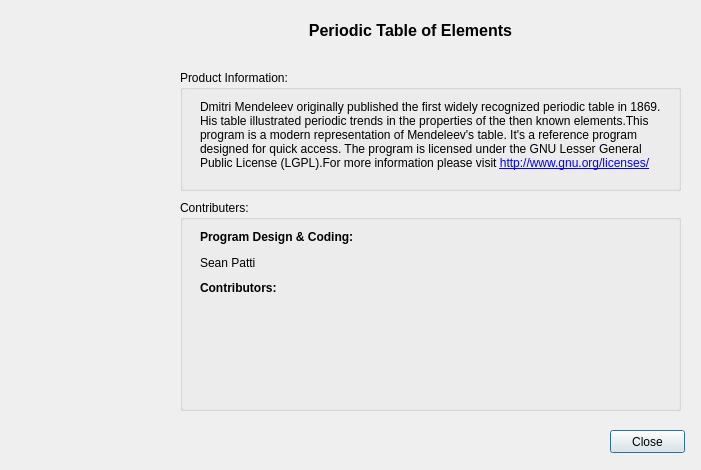
<?xml version="1.0" encoding="UTF-8"?>
<ui version="4.0">
 <class>aboutDialog</class>
 <widget class="QDialog" name="aboutDialog">
  <property name="geometry">
   <rect>
    <x>0</x>
    <y>0</y>
    <width>701</width>
    <height>470</height>
   </rect>
  </property>
  <widget class="QLabel" name="label">
   <property name="geometry">
    <rect>
     <x>40</x>
     <y>130</y>
     <width>101</width>
     <height>121</height>
    </rect>
   </property>
   <property name="text">
    <string/>
   </property>
   <property name="pixmap">
    <pixmap resource="pt_resources.qrc">:/images/Lab_Icon_clip_art_hight.png</pixmap>
   </property>
   <property name="scaledContents">
    <bool>true</bool>
   </property>
  </widget>
  <widget class="QLabel" name="label_2">
   <property name="geometry">
    <rect>
     <x>280</x>
     <y>10</y>
     <width>261</width>
     <height>41</height>
    </rect>
   </property>
   <property name="font">
    <font>
     <pointsize>12</pointsize>
     <weight>75</weight>
     <bold>true</bold>
    </font>
   </property>
   <property name="text">
    <string>&lt;html&gt;&lt;head/&gt;&lt;body&gt;&lt;p&gt;Periodic Table of  Elements&lt;/p&gt;&lt;/body&gt;&lt;/html&gt;</string>
   </property>
   <property name="alignment">
    <set>Qt::AlignCenter</set>
   </property>
  </widget>
  <widget class="QPushButton" name="close_Button">
   <property name="geometry">
    <rect>
     <x>610</x>
     <y>430</y>
     <width>75</width>
     <height>23</height>
    </rect>
   </property>
   <property name="text">
    <string>Close</string>
   </property>
  </widget>
  <widget class="QGroupBox" name="groupBox">
   <property name="geometry">
    <rect>
     <x>180</x>
     <y>70</y>
     <width>501</width>
     <height>121</height>
    </rect>
   </property>
   <property name="title">
    <string>Product Information:</string>
   </property>
   <widget class="QLabel" name="lbl_prodInfo">
    <property name="geometry">
     <rect>
      <x>20</x>
      <y>30</y>
      <width>471</width>
      <height>71</height>
     </rect>
    </property>
    <property name="text">
     <string>&lt;html&gt;&lt;head/&gt;&lt;body&gt;&lt;p&gt;Dmitri Mendeleev originally published the first widely recognized periodic table in 1869. His table illustrated periodic trends in the properties of the then known elements.This program is a modern representation of Mendeleev's table. It's a reference program designed for quick access. The program is licensed under the GNU Lesser General Public License (LGPL).For more information please visit &lt;a href=&quot;http://www.gnu.org/licenses/lgpl-3.0.en.html&quot;&gt;&lt;span style=&quot; text-decoration: underline; color:#0000ff;&quot;&gt;http://www.gnu.org/licenses/lgpl-3.0.en.html&lt;/span&gt;&lt;/a&gt;&lt;/p&gt;&lt;/body&gt;&lt;/html&gt;</string>
    </property>
    <property name="textFormat">
     <enum>Qt::AutoText</enum>
    </property>
    <property name="scaledContents">
     <bool>false</bool>
    </property>
    <property name="alignment">
     <set>Qt::AlignLeading|Qt::AlignLeft|Qt::AlignTop</set>
    </property>
    <property name="wordWrap">
     <bool>true</bool>
    </property>
    <property name="openExternalLinks">
     <bool>true</bool>
    </property>
   </widget>
  </widget>
  <widget class="QGroupBox" name="groupBox_2">
   <property name="geometry">
    <rect>
     <x>180</x>
     <y>200</y>
     <width>501</width>
     <height>211</height>
    </rect>
   </property>
   <property name="title">
    <string>Contributers:</string>
   </property>
   <widget class="QLabel" name="label_4">
    <property name="geometry">
     <rect>
      <x>20</x>
      <y>30</y>
      <width>281</width>
      <height>41</height>
     </rect>
    </property>
    <property name="text">
     <string>&lt;html&gt;&lt;head/&gt;&lt;body&gt;&lt;p&gt;&lt;span style=&quot; font-weight:600;&quot;&gt;Program Design &amp;amp; Coding:&lt;/span&gt;&lt;/p&gt;&lt;p&gt;Sean Patti&lt;/p&gt;&lt;/body&gt;&lt;/html&gt;</string>
    </property>
   </widget>
   <widget class="QLabel" name="label_3">
    <property name="geometry">
     <rect>
      <x>20</x>
      <y>80</y>
      <width>81</width>
      <height>16</height>
     </rect>
    </property>
    <property name="text">
     <string>&lt;html&gt;&lt;head/&gt;&lt;body&gt;&lt;p&gt;&lt;span style=&quot; font-weight:600;&quot;&gt;Contributors:&lt;/span&gt;&lt;/p&gt;&lt;/body&gt;&lt;/html&gt;</string>
    </property>
   </widget>
  </widget>
  <widget class="QLabel" name="lbl_Version">
   <property name="geometry">
    <rect>
     <x>286</x>
     <y>40</y>
     <width>251</width>
     <height>20</height>
    </rect>
   </property>
   <property name="alignment">
    <set>Qt::AlignCenter</set>
   </property>
  </widget>
 </widget>
 <resources>
  <include location="pt_resources.qrc"/>
 </resources>
 <connections/>
</ui>
